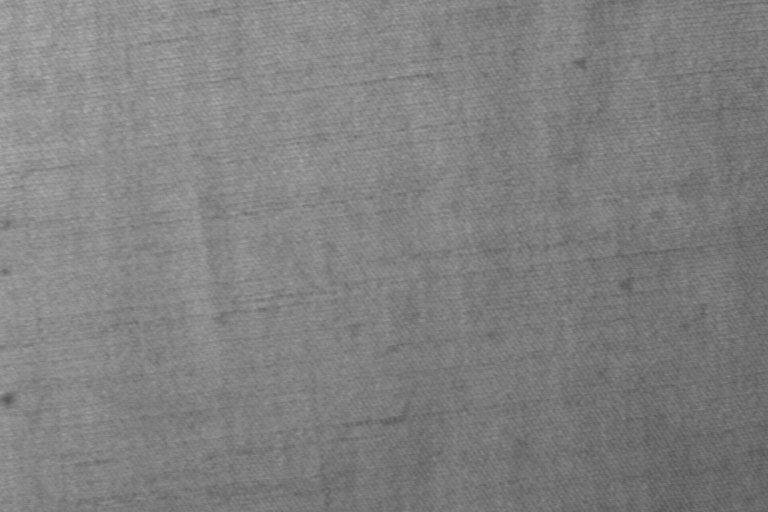
#> input picture imgs/A/c1r1e0n1.png, 768 x 512 px, given in place of c1r1e0n1.tif, which was not available
$ jupyter execute 'csv_creation copy.ipynb'
#> lines starting #> are read from the running program, lines starting #| are printed output that depends on the picture; after the words box and inside, x2 and y2 are one past the last pixel; in counts of white or black regions, pixels touching at a corner belong together; pictures that were not available may be replaced by others from this repository, and a replacement may not be noted
[cell 1]
import cv2

import numpy as np
import pandas as pd
import matplotlib.pyplot as plt
from mpl_toolkits.mplot3d import Axes3D
from matplotlib import colors
from sklearn.cluster import KMeans

[cell 2]
image = cv2.imread("DATASET/A1/c1/r1/images/e0/c1r1e0n1.tif")
#> image is the input picture: shape (512, 768, 3); min 86, max 174, mean 128.5
image3 = cv2.imread("DATASET/A1/c3/r1/images/e0/c3r1e0n1.tif")
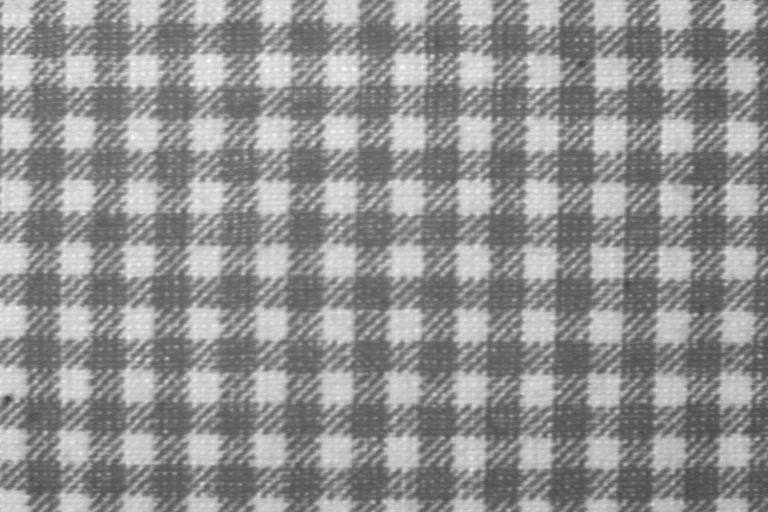
#> input picture imgs/A/c3r1e0n1.png, 768 x 512 px, given in place of c3r1e0n1.tif, which was not available
#> image3 is the input picture: shape (512, 768, 3); min 64, max 250, mean 145
image4 = cv2.imread("DATASET/A1/c4/r1/images/e0/c4r1e0n1.tif")
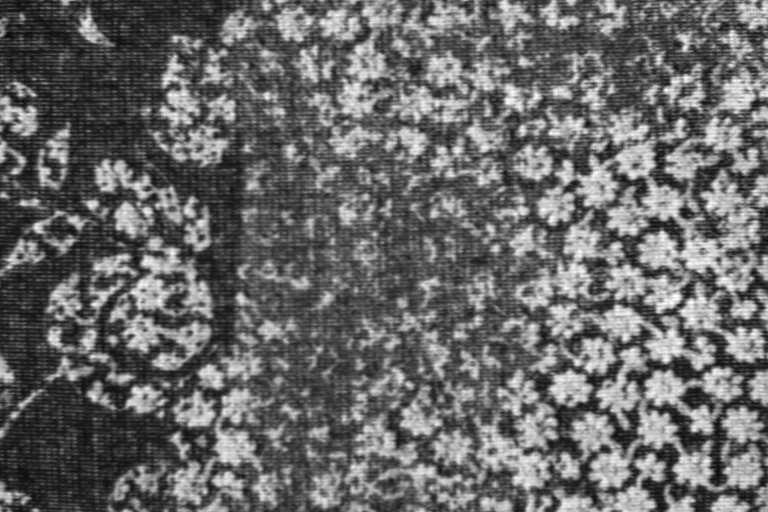
#> input picture imgs/A/c4r1e0n1.png, 768 x 512 px, given in place of c4r1e0n1.tif, which was not available
#> image4 is the input picture: shape (512, 768, 3); min 10, max 255, mean 104.7

# Grayscale to binary

(thresh, blackAndWhiteImage) = cv2.threshold(image, 170, 255, cv2.THRESH_BINARY)
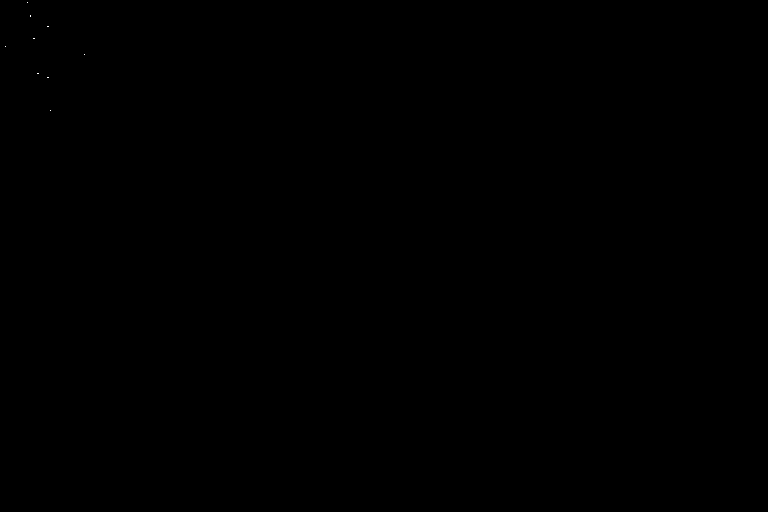
#> blackAndWhiteImage: shape (512, 768, 3); 0% white in thin lines or dots, all inside (x1, y1, x2, y2) = (5, 2, 85, 111)
(thresh, blackAndWhiteImage3) = cv2.threshold(image3, 170, 255, cv2.THRESH_BINARY)
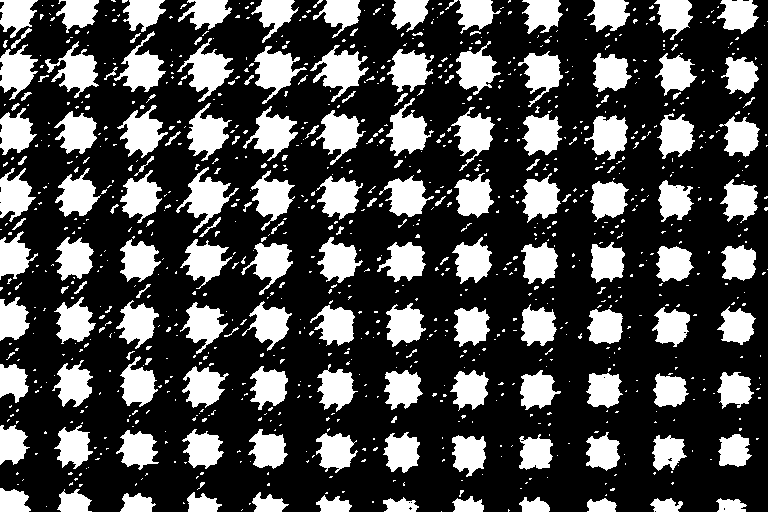
#> blackAndWhiteImage3: shape (512, 768, 3); 29% white; 961 white regions (788 under 20 px), largest, box (x1, y1, x2, y2) and area: (310, 45, 369, 102) 1428, (176, 167, 239, 233) 1419, (177, 38, 234, 102) 1412
(thresh, blackAndWhiteImage4) = cv2.threshold(image4, 170, 255, cv2.THRESH_BINARY)
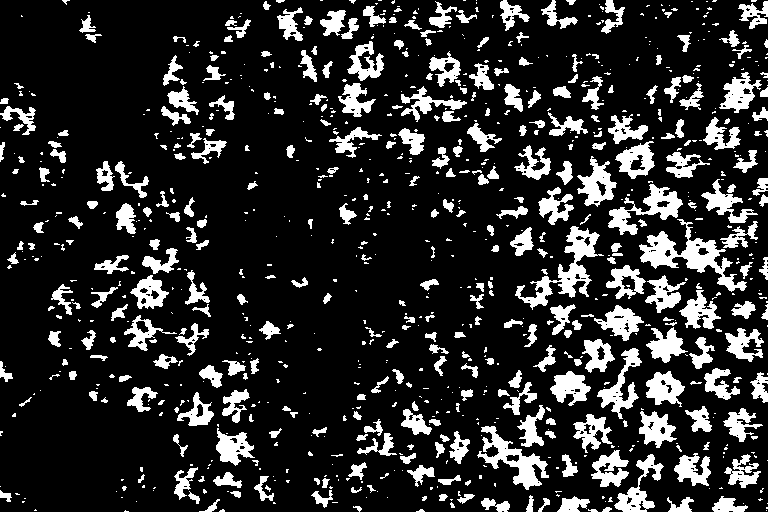
#> blackAndWhiteImage4: shape (512, 768, 3); 17.3% white; 907 white regions (554 under 20 px), largest, box (x1, y1, x2, y2) and area: (639, 219, 747, 292) 2225, (515, 226, 604, 310) 1884, (477, 426, 549, 490) 1499
